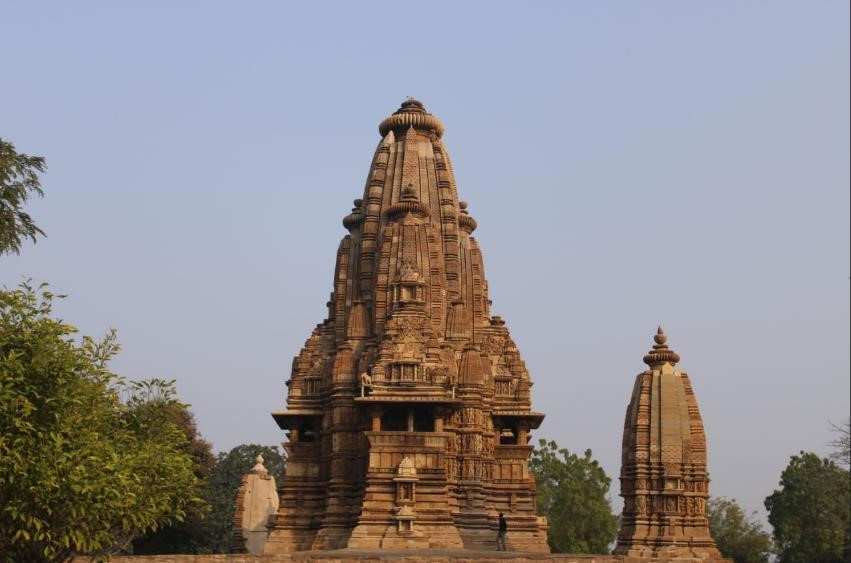
#> input picture ADAS_ComputerVision_p2/Temple_khajurao.jpg, 851 x 563 px
$ python ADAS_ASSIGNMENTPART2_Rohan.py
#> lines starting #> are read from the running program, lines starting #| are printed output that depends on the picture
#> further down, cap is the input picture: shape (563, 851, 3); mean B, G, R 144.2, 140.9, 144.3
import cv2

def perform_canny(frame):
    # To Convert frame to grayscale
    gray = cv2.cvtColor(frame, cv2.COLOR_RGB2GRAY)
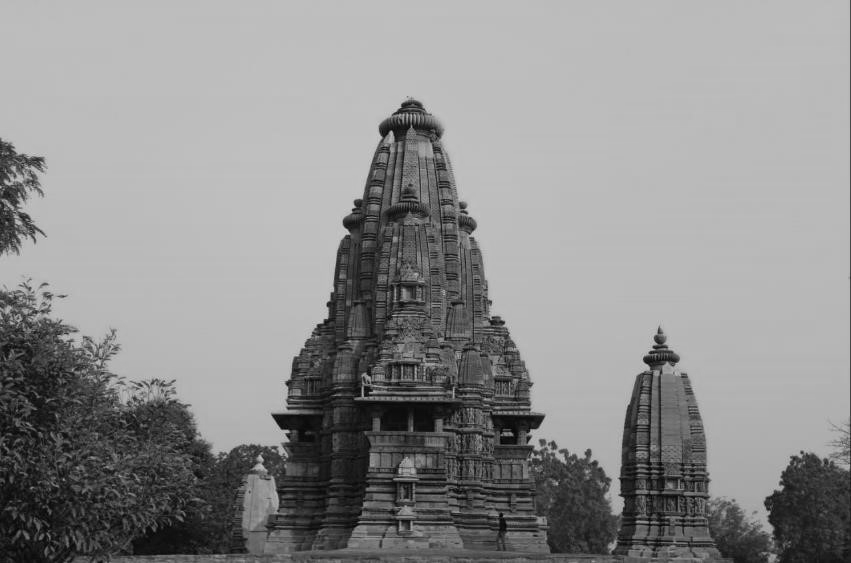
#> gray: shape (563, 851); min 1, max 206, mean 142.2
    cv2.imshow("Grayscale",gray)
    # Applies a 5x5 gaussian blur with deviation of 0 to frame - not mandatory since Canny will do this for us
    blur = cv2.GaussianBlur(gray, (5, 5), 0)
    cv2.imshow("GaussianBlur",blur)
    # Applies Canny edge detector with minVal of 50 and maxVal of 150
    canny = cv2.Canny(blur, 50, 150)
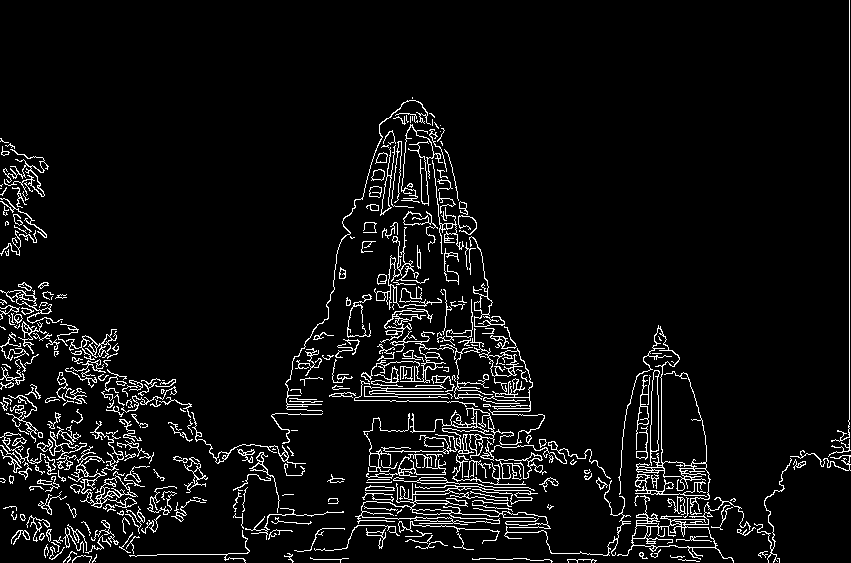
#> canny: shape (563, 851); 6% white in thin lines or dots
    return canny
cap = cv2.imread("Temple_khajurao.jpg")
cv2.imshow("InputFrame",cap)
canny=perform_canny(cap)
cv2.imshow("Canny",canny)
cv2.waitKey(0)
#> (the run stopped early here; a loop or call above may not have finished)
